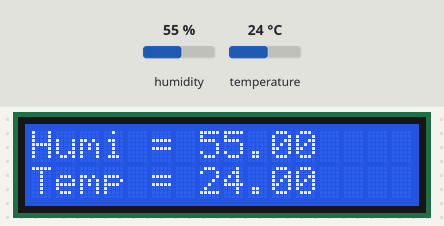
A sketch run on a simulated Arduino Uno, built with avr-gcc and run on an emulated ATmega328P. On the bench: 16×2 character LCD. The test bench sets the inputs (shaded band); at power-on: humidity 55 %, temperature 24 °C.

Above: at 2.6 s.
2.7 s: humidity set to 22 %
At 4.7 s:
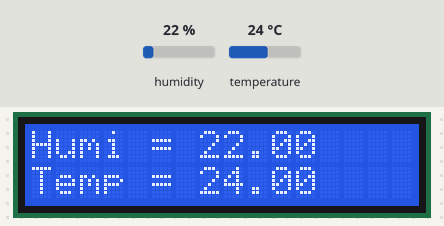
5.7 s: temperature set to 12 °C
At 7.3 s:
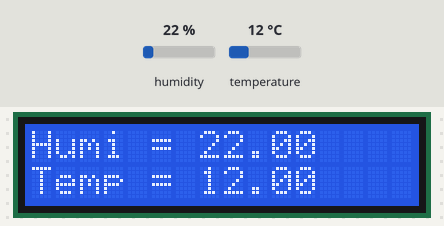
8.7 s: humidity set to 40 %
At 11.4 s:
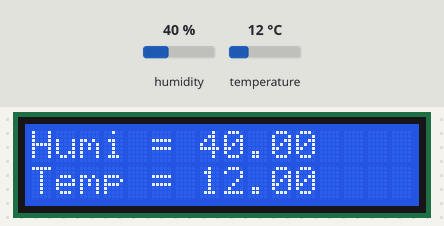
11.7 s: temperature set to 19 °C
At 12.8 s:
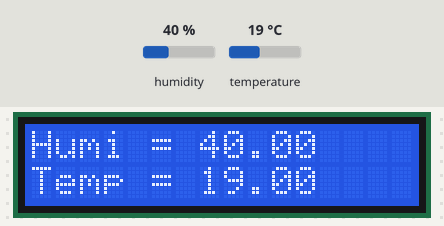
Timing chart, 0 to 14.7 s (numbered marks = the images above; inputs shaded):
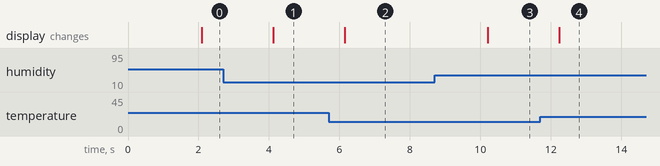

Measured:
- after the input at 2.7 s, the display: changes after 1.4 s (image 1)
- after the input at 5.7 s, the display: changes after 0.45 s (image 2)
- after the input at 8.7 s, the display: changes after 1.5 s (image 3)
- after the input at 11.7 s, the display: changes after 0.54 s (image 4)

The sketch:

sketch_dec04aTEMP_HUMI_LCD_Display.ino
```cpp
#include <LiquidCrystal.h>
#include "DHT.h"

#define DHTPIN 7
#define DHTTYPE DHT11
LiquidCrystal lcd(12, 11, 5, 4, 3, 2);
DHT dht(DHTPIN, DHTTYPE);

void setup()
{
  Serial.begin(9600);
  dht.begin();
  lcd.begin(16,2); //16 by 2 character display
}

void loop()
{
  delay(2000); //wait a sec (recommended for DHT11)
  float h = dht.readHumidity();
  float t = dht.readTemperature();
  lcd.clear();
  lcd.setCursor(0,0);
  lcd.print("Humi = ");
  lcd.print(h);
  lcd.setCursor(0,1);
  lcd.print("Temp = ");
  lcd.print(t);
}
```
